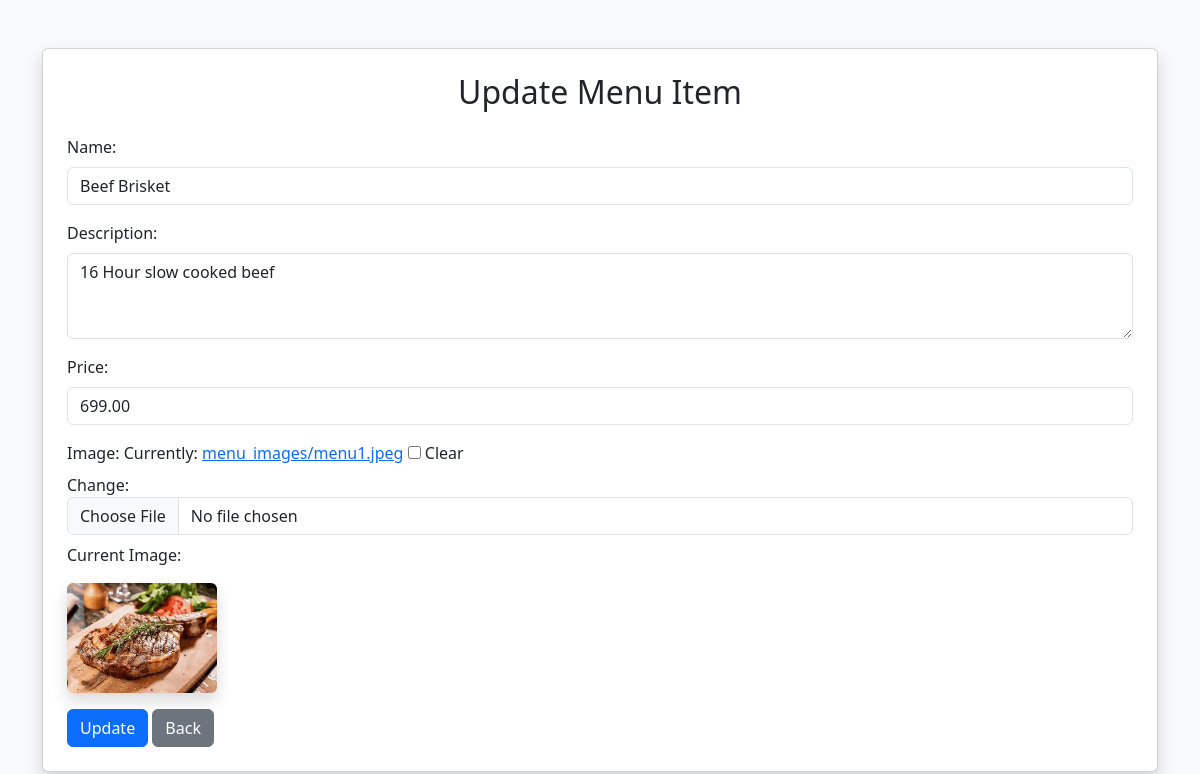
Page /adminpanel/update_menu/8/ (signed in) on the earlier database version.
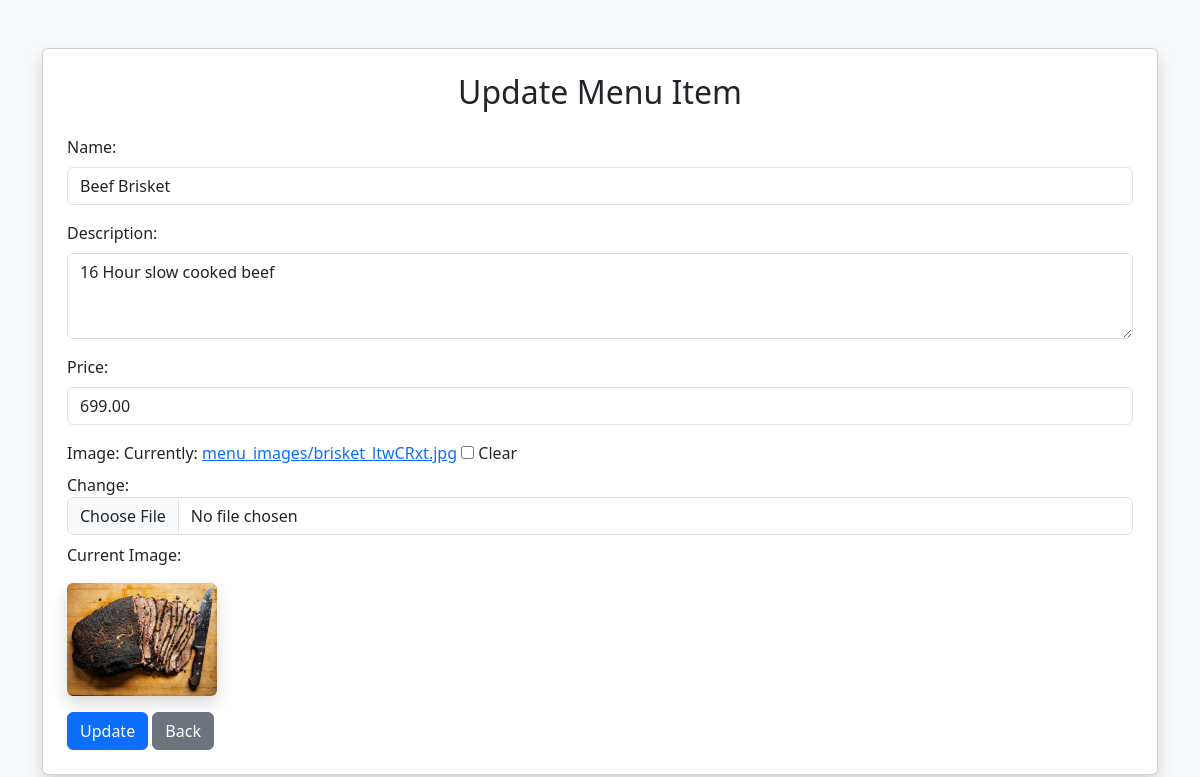
Same page on the later database version.
### adminpanel/models.py (models this page shows, shortened)
class MenuItem(models.Model):
    restaurant = models.ForeignKey(Restaurant,on_delete=models.CASCADE)
    name = models.CharField(max_length=100)
    image = models.ImageField(upload_to='menu_images/', blank=True, null=True)
    description = models.TextField(blank=True, null=True)
    price = models.DecimalField(max_digits=6, decimal_places=2)
    is_available = models.BooleanField(default=True)

### adminpanel/views.py (the view)
# urls.py: path('update_menu/<int:menu_item_id>/',views.update_menu,name='update_menu'),
@login_required
def update_menu(request, menu_item_id):
    menu_item = get_object_or_404(MenuItem, id=menu_item_id)
    if request.method == 'POST':
        form = MenuItemForm(request.POST, request.FILES, instance=menu_item)
        if form.is_valid():
            form.save()
            messages.success(request, "Menu item updated successfully")
            return redirect('adminpanel:menu_list', restaurant_id=menu_item.restaurant.id)
    else:
        form = MenuItemForm(instance=menu_item)
    return render(request, 'adminpanel/update_menu.html', {
        'form': form,
        'menu_item': menu_item
    })

### adminpanel/forms.py
class MenuItemForm(forms.ModelForm):
    class Meta:
        model = MenuItem
        fields = ['name', 'description', 'price', 'image']
        widgets = {
            'name': forms.TextInput(attrs={'class': 'form-control'}),
            'description': forms.Textarea(attrs={'class': 'form-control', 'rows': 3}),
            'price': forms.NumberInput(attrs={'class': 'form-control'}),
            'image': forms.ClearableFileInput(attrs={'class': 'form-control'}),
        }

### templates/adminpanel/update_menu.html (shortened to what this page needs)
{% load static %}
<!DOCTYPE html>
<html lang="en">
<head>
  <link href="https://cdn.jsdelivr.net/npm/bootstrap@5.3.0/dist/css/bootstrap.min.css" rel="stylesheet">
</head>
<body class="bg-light">
<div class="container mt-5">
  <div class="card shadow p-4">
    <h2 class="mb-4 text-center">Update Menu Item</h2>
    <form method="post" enctype="multipart/form-data">
      <div class="mb-3">
        <label class="form-label">Name:</label>
        {{ form.name }}
      </div>
      <div class="mb-3">
        <label class="form-label">Description:</label>
        {{ form.description }}
      </div>
      <div class="mb-3">
        <label class="form-label">Price:</label>
        {{ form.price }}
      </div>
      <div class="mb-3">
        <label class="form-label">Image:</label>
        {{ form.image }}
        {% if menu_item.image %}
          <p class="mt-2">Current Image:</p>
          <img src="{{ menu_item.image.url }}" width="150" class="rounded shadow">
        {% endif %}
      </div>
      <button type="submit" class="btn btn-primary">Update</button>
      <a href="{% url 'adminpanel:menu_list' menu_item.restaurant.id %}" class="btn btn-secondary">Back</a>
    </form>
  </div>
</div>
</body>
</html>

Differences in the rows shown:
changed MenuItem "Beef Brisket": image: a different picture
Other differences:
text no longer shown: "Currently: menu_images/menu1.jpeg Clear Change:"
text now shown: "Currently: menu_images/brisket_ltwCRxt.jpg Clear Change:"
